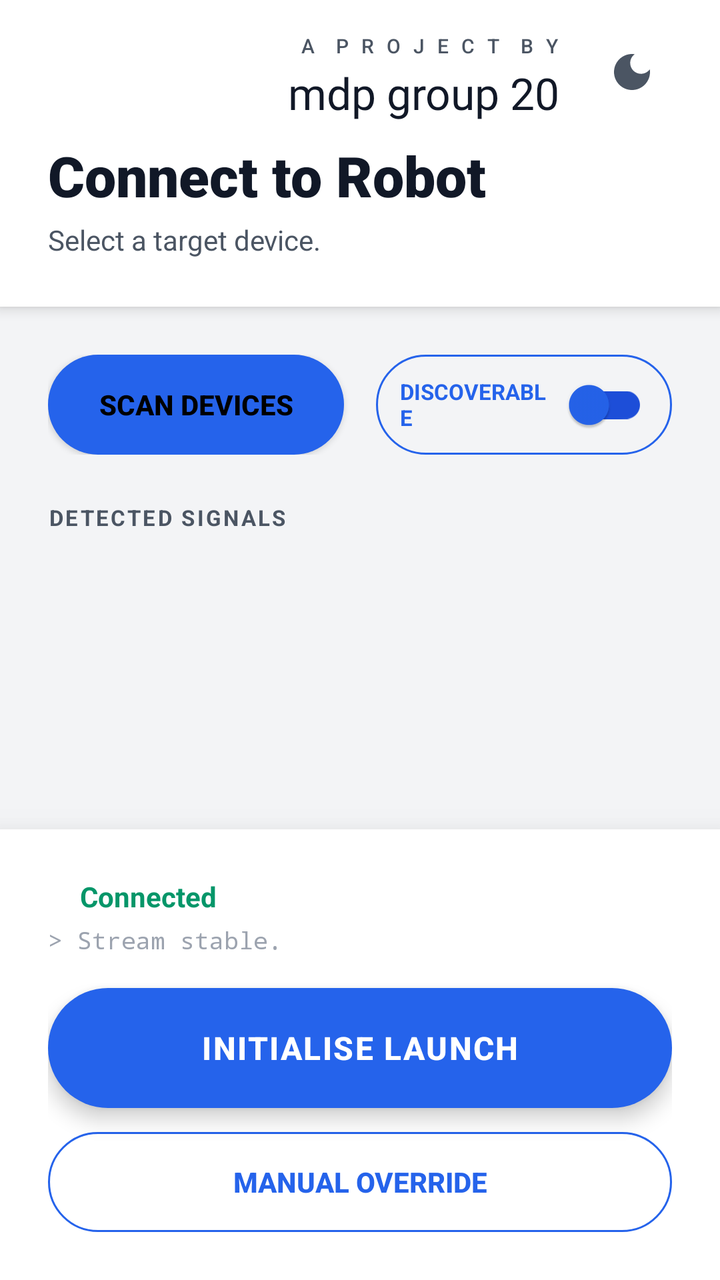
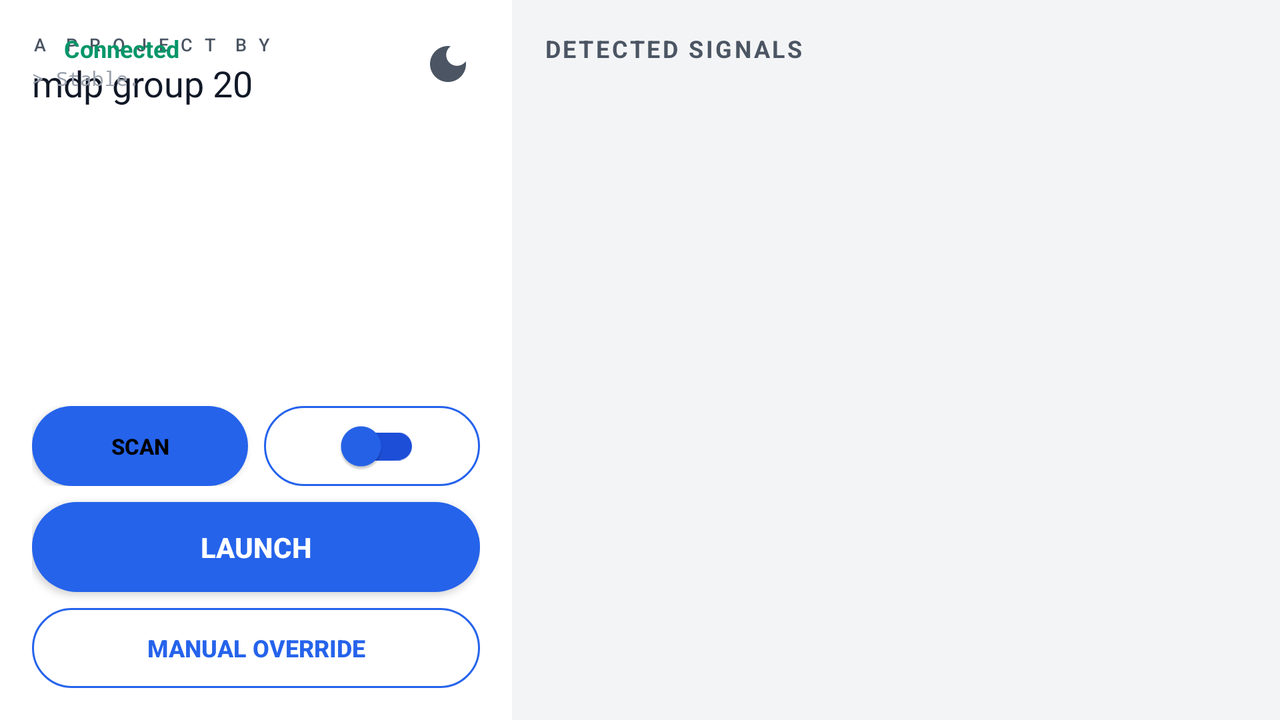

One screen, two layout resources from the same app: the default and the repository's alternative for another configuration. Each is rendered where Android would select it; the XML of both is given below.
<!-- AndroidManifest.xml: application theme Theme.RobotController -->
<!-- res/layout/activity_bluetooth.xml -->
<?xml version="1.0" encoding="utf-8"?>
<androidx.constraintlayout.widget.ConstraintLayout xmlns:android="http://schemas.android.com/apk/res/android"
    xmlns:app="http://schemas.android.com/apk/res-auto"
    xmlns:tools="http://schemas.android.com/tools"
    android:layout_width="match_parent"
    android:layout_height="match_parent"
    android:background="@color/bg_dark"
    tools:context=".BluetoothActivity">

    
    <LinearLayout
        android:id="@+id/headerLayout"
        android:layout_width="match_parent"
        android:layout_height="wrap_content"
        android:orientation="vertical"
        android:background="@color/bg_card"
        android:paddingTop="16dp"
        android:paddingBottom="24dp"
        android:paddingHorizontal="24dp"
        android:elevation="4dp"
        app:layout_constraintTop_toTopOf="parent">

        <RelativeLayout
            android:layout_width="match_parent"
            android:layout_height="wrap_content">

            <LinearLayout
                android:layout_width="wrap_content"
                android:layout_height="wrap_content"
                android:layout_toStartOf="@id/btnThemeToggle"
                android:layout_marginEnd="16dp"
                android:layout_centerVertical="true"
                android:orientation="vertical"
                android:gravity="end">

                <TextView
                    android:layout_width="wrap_content"
                    android:layout_height="wrap_content"
                    android:text="A  P R O J E C T  B Y"
                    android:textColor="@color/text_secondary"
                    android:textSize="10sp"
                    android:letterSpacing="0.2"
                    android:paddingBottom="2dp"
                    android:fontFamily="sans-serif-medium"/>

                <TextView
                    android:layout_width="wrap_content"
                    android:layout_height="wrap_content"
                    android:text="mdp group 20"
                    android:textColor="@color/text_primary"
                    android:fontFamily="@font/starjedi"
                    app:fontFamily="@font/starjedi"
                    android:textSize="22sp"
                    android:letterSpacing="0.0"/>
            </LinearLayout>

            <ImageButton
                android:id="@+id/btnThemeToggle"
                android:layout_width="40dp"
                android:layout_height="40dp"
                android:layout_alignParentEnd="true"
                android:background="?attr/selectableItemBackgroundBorderless"
                android:contentDescription="Toggle Theme"
                android:src="@drawable/ic_theme_toggle"
                app:tint="@color/text_secondary" />
        </RelativeLayout>

        <TextView
            android:layout_width="wrap_content"
            android:layout_height="wrap_content"
            android:text="Connect to Robot"
            android:textColor="@color/text_primary"
            android:textSize="28sp"
            android:textStyle="bold"
            android:fontFamily="sans-serif-black"
            android:layout_marginTop="8dp"/>
            
        <TextView
            android:layout_width="wrap_content"
            android:layout_height="wrap_content"
            android:text="Select a target device."
            android:textColor="@color/text_secondary"
            android:textSize="14sp"
            android:layout_marginTop="4dp"/>
    </LinearLayout>

    <androidx.appcompat.widget.Toolbar
        android:id="@+id/topAppBar"
        android:layout_width="match_parent"
        android:layout_height="1dp" 
        android:visibility="invisible"
        app:layout_constraintTop_toTopOf="parent"/> 

    
    <LinearLayout
        android:id="@+id/scanControls"
        android:layout_width="match_parent"
        android:layout_height="wrap_content"
        android:orientation="horizontal"
        android:paddingHorizontal="24dp"
        android:layout_marginTop="24dp"
        app:layout_constraintTop_toBottomOf="@id/headerLayout">

        <androidx.appcompat.widget.AppCompatButton
            android:id="@+id/btnScan"
            android:layout_width="0dp"
            android:layout_height="50dp"
            android:layout_weight="1"
            android:layout_marginEnd="8dp"
            android:text="SCAN DEVICES"
            android:textColor="@color/black"
            android:background="@drawable/btn_primary_pill"
            android:paddingHorizontal="16dp"
            android:textStyle="bold"/> 

        <LinearLayout
            android:id="@+id/layoutDiscoverable"
            android:layout_width="0dp"
            android:layout_height="50dp"
            android:layout_weight="1"
            android:layout_marginStart="8dp"
            android:background="@drawable/btn_secondary_pill"
            android:gravity="center"
            android:orientation="horizontal"
            android:paddingHorizontal="12dp">

            <TextView
                android:layout_width="0dp"
                android:layout_height="wrap_content"
                android:layout_weight="1"
                android:text="DISCOVERABLE"
                android:textColor="@color/primary"
                android:textSize="11sp"
                android:textStyle="bold"
                android:gravity="center_vertical"/>

            <androidx.appcompat.widget.SwitchCompat
                android:id="@+id/switchDiscoverable"
                android:layout_width="wrap_content"
                android:layout_height="wrap_content"
                android:checked="false"
                app:thumbTint="@color/primary"
                app:trackTint="@color/primary_dark"/>
        </LinearLayout>
    </LinearLayout>

    
    <TextView
        android:id="@+id/labelResults"
        android:layout_width="wrap_content"
        android:layout_height="wrap_content"
        android:text="DETECTED SIGNALS"
        android:textColor="@color/text_secondary"
        android:textSize="11sp"
        android:letterSpacing="0.1"
        android:textStyle="bold"
        android:layout_marginStart="24dp"
        android:layout_marginTop="24dp"
        app:layout_constraintTop_toBottomOf="@id/scanControls"
        app:layout_constraintStart_toStartOf="parent"/>

    <androidx.recyclerview.widget.RecyclerView
        android:id="@+id/btDeviceList"
        android:layout_width="0dp"
        android:layout_height="0dp"
        android:layout_marginTop="8dp"
        android:layout_marginBottom="16dp"
        android:clipToPadding="false"
        android:paddingHorizontal="8dp"
        app:layout_constraintTop_toBottomOf="@id/labelResults"
        app:layout_constraintBottom_toTopOf="@+id/footerSection"
        app:layout_constraintStart_toStartOf="parent"
        app:layout_constraintEnd_toEndOf="parent"
        tools:listitem="@layout/item_bluetooth_device"/>

    
    <LinearLayout
        android:id="@+id/footerSection"
        android:layout_width="match_parent"
        android:layout_height="wrap_content"
        android:orientation="vertical"
        android:background="@color/bg_card"
        android:padding="24dp"
        android:elevation="16dp"
        app:layout_constraintBottom_toBottomOf="parent">

        
        <LinearLayout
            android:id="@+id/statusLayout"
            android:layout_width="match_parent"
            android:layout_height="wrap_content"
            android:orientation="vertical"
            android:layout_marginBottom="16dp">
            
            <LinearLayout
                android:layout_width="wrap_content"
                android:layout_height="wrap_content"
                android:orientation="horizontal"
                android:gravity="center_vertical">
                <View
                    android:layout_width="8dp"
                    android:layout_height="8dp"
                    android:background="@drawable/shape_circle"
                    android:backgroundTint="@color/status_success"/>
                <TextView
                    android:id="@+id/textConnectedStatus"
                    android:layout_width="wrap_content"
                    android:layout_height="wrap_content"
                    android:text="@string/connected"
                    android:textColor="@color/status_success"
                    android:textStyle="bold"
                    android:layout_marginStart="8dp"/>
            </LinearLayout>

            <TextView
                android:id="@+id/textReceivedMsg"
                android:layout_width="match_parent"
                android:layout_height="wrap_content"
                android:layout_marginTop="4dp"
                android:text="> Stream stable."
                android:fontFamily="monospace"
                android:textSize="12sp"
                android:maxLines="2"
                android:ellipsize="end"
                android:textColor="@color/text_hint" />
        </LinearLayout>

        <androidx.appcompat.widget.AppCompatButton
            android:id="@+id/btnBigRed"
            android:layout_width="match_parent"
            android:layout_height="60dp"
            android:text="INITIALISE LAUNCH"
            android:background="@drawable/btn_primary_pill"
            android:textColor="@color/white"
            android:textSize="16sp"
            android:textStyle="bold"
            android:letterSpacing="0.05"
            android:stateListAnimator="@animator/button_press_scale"
            android:elevation="6dp"/>

        <androidx.appcompat.widget.AppCompatButton
            android:id="@+id/btnCanvas"
            android:layout_width="match_parent"
            android:layout_height="50dp"
            android:layout_marginTop="12dp"
            android:text="@string/canvas"
            android:background="@drawable/btn_secondary_pill"
            android:textColor="@color/primary"
            android:textStyle="bold"
            android:visibility="visible"/>

    </LinearLayout>

</androidx.constraintlayout.widget.ConstraintLayout>
<!-- res/layout/item_bluetooth_device.xml (included above) -->
<?xml version="1.0" encoding="utf-8"?>
<LinearLayout xmlns:android="http://schemas.android.com/apk/res/android"
    xmlns:app="http://schemas.android.com/apk/res-auto"
    android:layout_width="match_parent"
    android:layout_height="wrap_content"
    android:orientation="vertical"
    android:background="?attr/selectableItemBackground"> 

    <androidx.cardview.widget.CardView
        android:layout_width="match_parent"
        android:layout_height="wrap_content"
        android:layout_marginHorizontal="16dp"
        android:layout_marginVertical="6dp"
        app:cardCornerRadius="12dp"
        app:cardElevation="0dp"
        app:cardBackgroundColor="@android:color/transparent">

        <LinearLayout
            android:layout_width="match_parent"
            android:layout_height="wrap_content"
            android:orientation="vertical"
            android:background="@drawable/bg_card_holographic"
            android:paddingHorizontal="20dp"
            android:paddingVertical="16dp">

            <RelativeLayout
                android:layout_width="match_parent"
                android:layout_height="wrap_content">

                <TextView
                    android:id="@+id/deviceName"
                    android:layout_width="wrap_content"
                    android:layout_height="wrap_content"
                    android:layout_alignParentStart="true"
                    android:layout_toStartOf="@+id/pairedStatus"
                    android:text="(Device Name)"
                    android:textColor="@color/primary"
                    android:fontFamily="sans-serif-black"
                    android:letterSpacing="0.05"
                    android:textSize="16sp" />

                <TextView
                    android:id="@+id/pairedStatus"
                    android:layout_width="wrap_content"
                    android:layout_height="wrap_content"
                    android:layout_alignParentEnd="true"
                    android:text="ONLINE"
                    android:textColor="@color/status_success"
                    android:visibility="gone"
                    android:textStyle="bold"
                    android:textSize="12sp"
                    android:background="@drawable/btn_secondary_pill"
                    android:paddingHorizontal="8dp"
                    android:paddingVertical="2dp"/>

            </RelativeLayout>

            <TextView
                android:id="@+id/deviceAddress"
                android:layout_width="match_parent"
                android:layout_height="wrap_content"
                android:layout_marginTop="4dp"
                android:text="XX:XX:XX:XX:XX:XX"
                android:textColor="@color/text_secondary"
                android:fontFamily="monospace"
                android:textSize="12sp" />
        </LinearLayout>
    </androidx.cardview.widget.CardView>
</LinearLayout>
<!-- resources referenced by this layout -->
<resources>
  <color name="bg_card">#FFFFFF</color>
  <color name="bg_dark">#F3F4F6</color>
  <color name="black">#000000</color>
  <color name="primary">#2563EB</color>
  <color name="primary_dark">#1D4ED8</color>
  <color name="status_success">#059669</color>
  <color name="text_hint">#9CA3AF</color>
  <color name="text_primary">#111827</color>
  <color name="text_secondary">#4B5563</color>
  <color name="white">#FFFFFF</color>
  <!-- drawable bg_card_holographic (drawable) -->
  <?xml version="1.0" encoding="utf-8"?>
  <shape xmlns:android="http://schemas.android.com/apk/res/android"
      android:shape="rectangle">
      <solid android:color="@color/bg_card" />
      <corners android:radius="12dp" />
      <stroke
          android:width="1dp"
          android:color="@color/primary" 
          android:dashWidth="10dp"
          android:dashGap="5dp"/> 
      <gradient
          android:angle="45"
          android:startColor="#1A00F0FF" 
          android:centerColor="@android:color/transparent"
          android:endColor="#1A00F0FF"
          android:type="linear" />
  </shape>
  <!-- drawable btn_primary_pill (drawable) -->
  <?xml version="1.0" encoding="utf-8"?>
  <ripple xmlns:android="http://schemas.android.com/apk/res/android"
      android:color="@color/white"> 
      <item>
          <shape android:shape="rectangle">
              <solid android:color="@color/primary" />
              <corners android:radius="100dp" />
          </shape>
      </item>
  </ripple>
  <!-- drawable btn_secondary_pill (drawable) -->
  <?xml version="1.0" encoding="utf-8"?>
  <ripple xmlns:android="http://schemas.android.com/apk/res/android"
      android:color="@color/primary_light">
      <item>
          <shape android:shape="rectangle">
              <solid android:color="@android:color/transparent" />
              <corners android:radius="100dp" /> 
              <stroke
                  android:width="1dp"
                  android:color="@color/primary" />
          </shape>
      </item>
  </ripple>
  <!-- drawable ic_theme_toggle (drawable) -->
  <vector xmlns:android="http://schemas.android.com/apk/res/android"
      android:width="24dp"
      android:height="24dp"
      android:viewportWidth="24"
      android:viewportHeight="24"
      android:tint="?attr/colorControlNormal">
      <path
          android:fillColor="@android:color/white"
          android:pathData="M12,3c-4.97,0 -9,4.03 -9,9s4.03,9 9,9 9,-4.03 9,-9c0,-0.46 -0.04,-0.92 -0.1,-1.36c-0.98,1.37 -2.58,2.26 -4.4,2.26c-2.98,0 -5.4,-2.42 -5.4,-5.4c0,-1.81 0.89,-3.42 2.26,-4.4C12.92,3.04 12.46,3 12,3L12,3z"/>
  </vector>
  <string name="canvas">Manual Override</string>
  <string name="connected">Connected</string>
  <!-- from res/values-v23/ -->
  <style name="Theme.RobotController" parent="Base.Theme.RobotController">
          
          <item name="android:navigationBarColor">@android:color/transparent</item>
          <item name="android:statusBarColor">@android:color/transparent</item>
          <item name="android:windowLightStatusBar">?attr/isLightTheme</item>
      </style>
  <color name="primary_light">#60A5FA</color>
  <color name="secondary">#059669</color>
  <color name="accent">#EA580C</color>
  <color name="tertiary">#DC2626</color>
  <style name="Widget.MDPGrp21.Toolbar" parent="Widget.Material3.Toolbar">
          <item name="android:background">@color/bg_card</item> 
          <item name="titleTextColor">@color/text_primary</item>
          <item name="subtitleTextColor">@color/text_secondary</item>
          <item name="android:titleTextStyle">@style/TextAppearance.MDPGrp21.Toolbar.Title</item>
          <item name="android:elevation">0dp</item> 
          <item name="elevation">0dp</item>
      </style>
  <style name="TextAppearance.MDPGrp21.Toolbar.Title" parent="TextAppearance.Material3.TitleLarge">
          <item name="android:fontFamily">sans-serif-medium</item>
          <item name="android:textSize">20sp</item> 
          <item name="android:textColor">@color/text_primary</item>
          <item name="android:textStyle">normal</item>
      </style>
</resources>
<!-- res/layout-land/activity_bluetooth.xml (the repository's variant of the layout above) -->
<!-- drawn on the phone turned sideways -->
<?xml version="1.0" encoding="utf-8"?>
<androidx.constraintlayout.widget.ConstraintLayout xmlns:android="http://schemas.android.com/apk/res/android"
    xmlns:app="http://schemas.android.com/apk/res-auto"
    xmlns:tools="http://schemas.android.com/tools"
    android:layout_width="match_parent"
    android:layout_height="match_parent"
    android:background="@color/bg_dark"
    tools:context=".BluetoothActivity">

    
    <androidx.constraintlayout.widget.Guideline
        android:id="@+id/guideline"
        android:layout_width="wrap_content"
        android:layout_height="wrap_content"
        android:orientation="vertical"
        app:layout_constraintGuide_percent="0.4" />

    <androidx.constraintlayout.widget.ConstraintLayout
        android:id="@+id/leftPanel"
        android:layout_width="0dp"
        android:layout_height="0dp"
        android:background="@color/bg_card"
        android:padding="16dp"
        app:layout_constraintBottom_toBottomOf="parent"
        app:layout_constraintEnd_toStartOf="@id/guideline"
        app:layout_constraintStart_toStartOf="parent"
        app:layout_constraintTop_toTopOf="parent">

        
        
        <LinearLayout
            android:layout_width="wrap_content"
            android:layout_height="wrap_content"
            android:orientation="vertical"
            android:gravity="start"
            app:layout_constraintStart_toStartOf="parent"
            app:layout_constraintTop_toTopOf="parent">

            <TextView
                android:layout_width="wrap_content"
                android:layout_height="wrap_content"
                android:text="A  P R O J E C T  B Y"
                android:textColor="@color/text_secondary"
                android:textSize="9sp"
                android:letterSpacing="0.2"
                android:paddingBottom="1dp"
                android:fontFamily="sans-serif-medium"/>

            <TextView
                android:id="@+id/textGroupBadge"
                android:layout_width="wrap_content"
                android:layout_height="wrap_content"
                android:text="mdp group 20"
                android:textColor="@color/text_primary"
                android:fontFamily="@font/starjedi"
                app:fontFamily="@font/starjedi"
                android:textSize="18sp"
                android:letterSpacing="0.0"/>
        </LinearLayout>

        <ImageButton
            android:id="@+id/btnThemeToggle"
            android:layout_width="32dp"
            android:layout_height="32dp"
            android:background="?attr/selectableItemBackgroundBorderless"
            android:src="@drawable/ic_theme_toggle"
            app:layout_constraintEnd_toEndOf="parent"
            app:layout_constraintTop_toTopOf="parent"
            app:tint="@color/text_secondary" />

        
        <LinearLayout
            android:id="@+id/statusLayout"
            android:layout_width="0dp"
            android:layout_height="wrap_content"
            android:orientation="vertical"
            android:layout_marginTop="12dp"
            app:layout_constraintTop_toBottomOf="@id/textGroupBadge"
            app:layout_constraintStart_toStartOf="parent"
            app:layout_constraintEnd_toEndOf="parent">

            <LinearLayout
                android:layout_width="wrap_content"
                android:layout_height="wrap_content"
                android:orientation="horizontal"
                android:gravity="center_vertical">
                <View
                    android:layout_width="8dp"
                    android:layout_height="8dp"
                    android:background="@drawable/shape_circle"
                    android:backgroundTint="@color/status_success"/>
                <TextView
                    android:id="@+id/textConnectedStatus"
                    android:layout_width="wrap_content"
                    android:layout_height="wrap_content"
                    android:text="@string/connected"
                    android:textColor="@color/status_success"
                    android:textStyle="bold"
                    android:textSize="12sp"
                    android:layout_marginStart="8dp"/>
            </LinearLayout>
            <TextView
                android:id="@+id/textReceivedMsg"
                android:layout_width="match_parent"
                android:layout_height="wrap_content"
                android:text="> Stable."
                android:fontFamily="monospace"
                android:textSize="10sp"
                android:maxLines="1"
                android:ellipsize="end"
                android:textColor="@color/text_hint" />
        </LinearLayout>

        
        <LinearLayout
            android:layout_width="0dp"
            android:layout_height="wrap_content"
            android:orientation="vertical"
            app:layout_constraintBottom_toBottomOf="parent"
            app:layout_constraintStart_toStartOf="parent"
            app:layout_constraintEnd_toEndOf="parent">

            
            <LinearLayout
                android:layout_width="match_parent"
                android:layout_height="wrap_content"
                android:orientation="horizontal"
                android:layout_marginBottom="8dp">

                <androidx.appcompat.widget.AppCompatButton
                    android:id="@+id/btnScan"
                    android:layout_width="0dp"
                    android:layout_height="40dp"
                    android:layout_weight="1"
                    android:text="SCAN"
                    android:textSize="11sp"
                    android:textColor="@color/black"
                    android:background="@drawable/btn_primary_pill"
                    android:layout_marginEnd="4dp"
                    android:textStyle="bold"/>

                <LinearLayout
                    android:layout_width="0dp"
                    android:layout_height="40dp"
                    android:layout_weight="1"
                    android:background="@drawable/btn_secondary_pill"
                    android:gravity="center"
                    android:orientation="horizontal"
                    android:layout_marginStart="4dp">
                     <androidx.appcompat.widget.SwitchCompat
                        android:id="@+id/switchDiscoverable"
                        android:layout_width="wrap_content"
                        android:layout_height="wrap_content"
                        app:thumbTint="@color/primary"
                        app:trackTint="@color/primary_dark"/>
                </LinearLayout>
            </LinearLayout>

            <androidx.appcompat.widget.AppCompatButton
                android:id="@+id/btnBigRed"
                android:layout_width="match_parent"
                android:layout_height="45dp"
                android:text="LAUNCH"
                android:background="@drawable/btn_primary_pill"
                android:textColor="@color/white"
                android:textSize="14sp"
                android:textStyle="bold"
                android:elevation="4dp"/>

            <androidx.appcompat.widget.AppCompatButton
                android:id="@+id/btnCanvas"
                android:layout_width="match_parent"
                android:layout_height="40dp"
                android:layout_marginTop="8dp"
                android:text="@string/canvas"
                android:background="@drawable/btn_secondary_pill"
                android:textColor="@color/primary"
                android:textSize="12sp"
                android:textStyle="bold"/>
        </LinearLayout>

    </androidx.constraintlayout.widget.ConstraintLayout>

    
    <TextView
        android:id="@+id/labelResults"
        android:layout_width="wrap_content"
        android:layout_height="wrap_content"
        android:text="DETECTED SIGNALS"
        android:textColor="@color/text_secondary"
        android:textSize="12sp"
        android:letterSpacing="0.1"
        android:textStyle="bold"
        android:layout_marginTop="16dp"
        android:layout_marginStart="16dp"
        app:layout_constraintTop_toTopOf="parent"
        app:layout_constraintStart_toEndOf="@id/guideline"/>

    <androidx.recyclerview.widget.RecyclerView
        android:id="@+id/btDeviceList"
        android:layout_width="0dp"
        android:layout_height="0dp"
        android:layout_marginTop="8dp"
        android:layout_marginBottom="16dp"
        android:layout_marginHorizontal="16dp"
        app:layout_constraintTop_toBottomOf="@id/labelResults"
        app:layout_constraintBottom_toBottomOf="parent"
        app:layout_constraintStart_toEndOf="@id/guideline"
        app:layout_constraintEnd_toEndOf="parent"
        tools:listitem="@layout/item_bluetooth_device"/>

    
    <androidx.appcompat.widget.Toolbar
        android:id="@+id/topAppBar"
        android:layout_width="0dp"
        android:layout_height="1dp" 
        android:visibility="gone"
        app:layout_constraintStart_toStartOf="parent"
        app:layout_constraintTop_toTopOf="parent"/> 

</androidx.constraintlayout.widget.ConstraintLayout>
